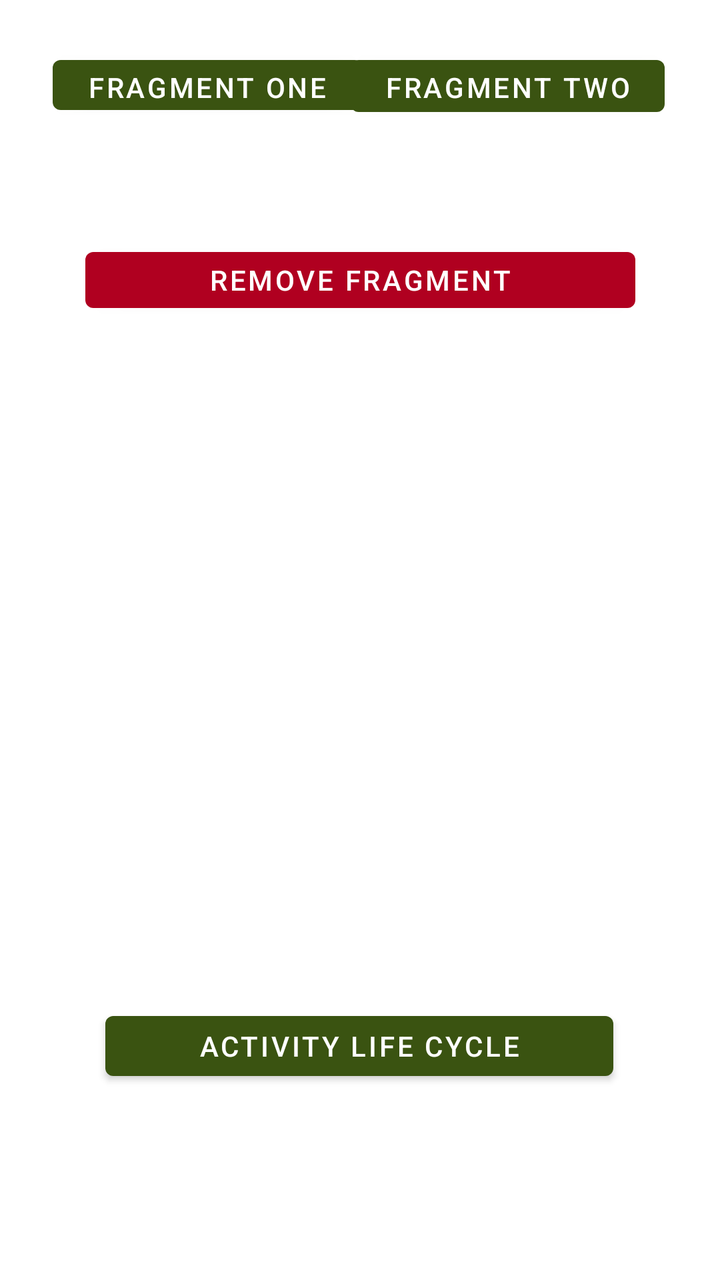
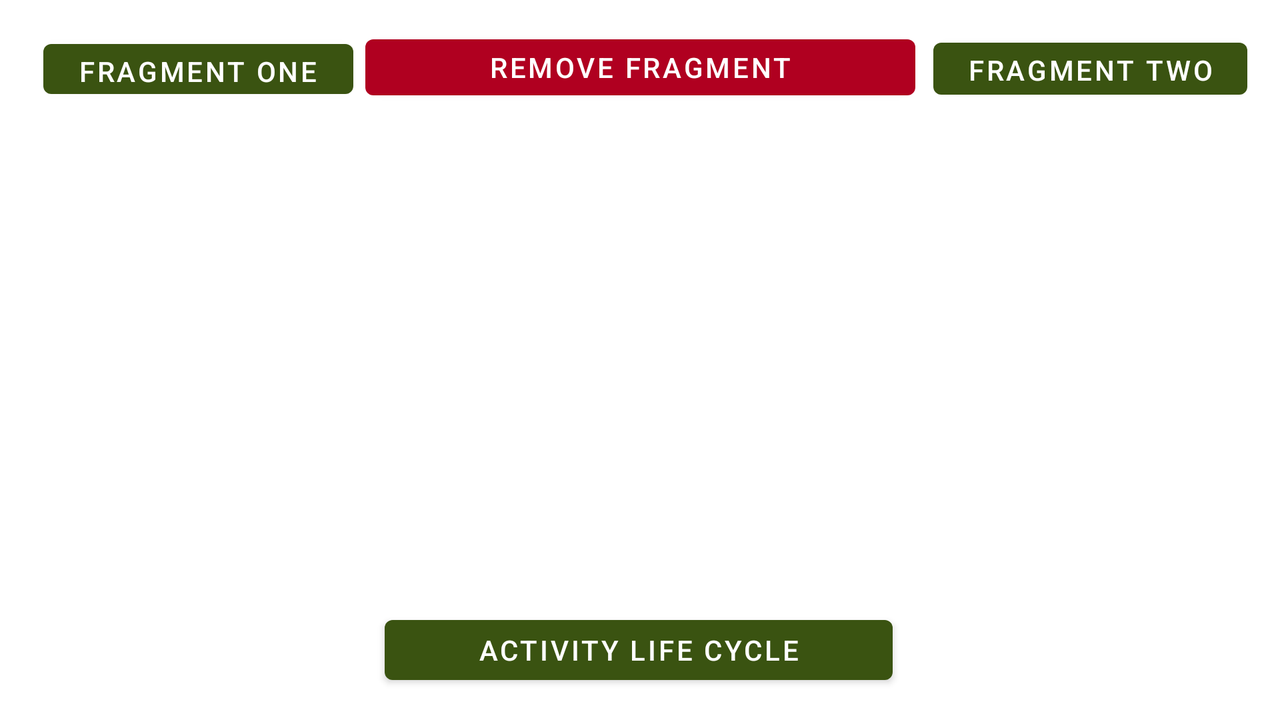

The same Android screen from two of the app's own layout files: first res/layout/ as a phone draws it, then the repository's variant for another configuration, drawn on a device whose configuration selects that folder. Both files follow.
<!-- AndroidManifest.xml: application theme Theme.ActivityLifeCycleAndFragments -->
<!-- res/layout/activity_fragment.xml -->
<?xml version="1.0" encoding="utf-8"?>
<androidx.constraintlayout.widget.ConstraintLayout xmlns:android="http://schemas.android.com/apk/res/android"
    xmlns:app="http://schemas.android.com/apk/res-auto"
    xmlns:tools="http://schemas.android.com/tools"
    android:layout_width="match_parent"
    android:layout_height="match_parent"
    android:background="@color/white"
    tools:context=".FragmentActivity">

    

    <Button
        android:id="@+id/fragmentOneButton"
        android:layout_width="155dp"
        android:layout_height="37dp"
        android:layout_marginTop="24dp"
        android:text="@string/fragment1"
        app:backgroundTint="@color/green_light"
        app:layout_constraintEnd_toEndOf="parent"
        app:layout_constraintHorizontal_bias="0.129"
        app:layout_constraintStart_toStartOf="parent"
        app:layout_constraintTop_toTopOf="parent" />

    <Button
        android:id="@+id/fragmentTwoButton"
        android:layout_width="157dp"
        android:layout_height="38dp"
        android:layout_marginTop="24dp"
        android:text="@string/fragment2"
        app:backgroundTint="@color/green_light"
        app:layout_constraintEnd_toEndOf="parent"
        app:layout_constraintHorizontal_bias="0.863"
        app:layout_constraintStart_toStartOf="parent"
        app:layout_constraintTop_toTopOf="parent" />

    <androidx.fragment.app.FragmentContainerView
        android:id="@+id/flmainFragment"
        android:layout_width="289dp"
        android:layout_height="340dp"
        app:layout_constraintBottom_toBottomOf="parent"
        app:layout_constraintEnd_toEndOf="parent"
        app:layout_constraintStart_toStartOf="parent"
        app:layout_constraintTop_toTopOf="parent"
        app:layout_constraintVertical_bias="0.498" />

    <Button
        android:id="@+id/backButton"
        android:layout_width="275dp"
        android:layout_height="40dp"
        android:layout_marginTop="120dp"
        android:onClick="back"
        android:text="@string/backButton"
        app:backgroundTint="@color/design_default_color_error"
        app:layout_constraintEnd_toEndOf="parent"
        app:layout_constraintStart_toStartOf="parent"
        app:layout_constraintTop_toTopOf="parent" />

    <Button
        android:id="@+id/homeButton"
        android:layout_width="254dp"
        android:layout_height="42dp"
        android:layout_marginBottom="96dp"
        android:onClick="home"
        android:text="@string/activityLifeCycle"
        app:backgroundTint="@color/green_light"
        app:layout_constraintBottom_toBottomOf="parent"
        app:layout_constraintEnd_toEndOf="parent"
        app:layout_constraintHorizontal_bias="0.496"
        app:layout_constraintStart_toStartOf="parent" />

</androidx.constraintlayout.widget.ConstraintLayout>
<!-- resources referenced by this layout -->
<resources>
  <color name="green_light">#3A5311</color>
  <color name="white">#FFFFFFFF</color>
  <string name="activityLifeCycle">Activity Life Cycle</string>
  <string name="backButton">Remove Fragment</string>
  <string name="fragment1">Fragment One</string>
  <string name="fragment2">Fragment Two</string>
  <style name="Theme.ActivityLifeCycleAndFragments" parent="Theme.MaterialComponents.DayNight.DarkActionBar">
          
          <item name="colorPrimary">@color/purple_500</item>
          <item name="colorPrimaryVariant">@color/purple_700</item>
          <item name="colorOnPrimary">@color/white</item>
          
          <item name="colorSecondary">@color/teal_200</item>
          <item name="colorSecondaryVariant">@color/teal_700</item>
          <item name="colorOnSecondary">@color/black</item>
          
          <item name="android:statusBarColor" tools:targetApi="l">?attr/colorPrimaryVariant</item>
          
      </style>
  <color name="purple_500">#FF6200EE</color>
  <color name="purple_700">#FF3700B3</color>
  <color name="teal_200">#FF03DAC5</color>
  <color name="teal_700">#FF018786</color>
  <color name="black">#FF000000</color>
</resources>
<!-- res/layout-land/activity_fragment.xml (the repository's variant of the layout above) -->
<!-- drawn on the phone turned sideways -->
<?xml version="1.0" encoding="utf-8"?>
<androidx.constraintlayout.widget.ConstraintLayout xmlns:android="http://schemas.android.com/apk/res/android"
    xmlns:app="http://schemas.android.com/apk/res-auto"
    xmlns:tools="http://schemas.android.com/tools"
    android:layout_width="match_parent"
    android:layout_height="match_parent"
    android:background="@color/white"
    tools:context=".FragmentActivity">

    

    <Button
        android:id="@+id/fragmentOneButton"
        android:layout_width="155dp"
        android:layout_height="37dp"
        android:text="@string/fragment1"
        app:backgroundTint="@color/green_light"
        app:layout_constraintBottom_toBottomOf="parent"
        app:layout_constraintEnd_toEndOf="parent"
        app:layout_constraintHorizontal_bias="0.045"
        app:layout_constraintStart_toStartOf="parent"
        app:layout_constraintTop_toTopOf="parent"
        app:layout_constraintVertical_bias="0.05" />

    <Button
        android:id="@+id/fragmentTwoButton"
        android:layout_width="157dp"
        android:layout_height="38dp"
        android:text="@string/fragment2"
        app:backgroundTint="@color/green_light"
        app:layout_constraintBottom_toBottomOf="parent"
        app:layout_constraintEnd_toEndOf="parent"
        app:layout_constraintHorizontal_bias="0.966"
        app:layout_constraintStart_toStartOf="parent"
        app:layout_constraintTop_toTopOf="parent"
        app:layout_constraintVertical_bias="0.048" />

    <androidx.fragment.app.FragmentContainerView
        android:id="@+id/flmainFragment"
        android:layout_width="374dp"
        android:layout_height="217dp"
        app:layout_constraintBottom_toBottomOf="parent"
        app:layout_constraintEnd_toEndOf="parent"
        app:layout_constraintHorizontal_bias="0.506"
        app:layout_constraintStart_toStartOf="parent"
        app:layout_constraintTop_toTopOf="parent" />



    <Button
        android:id="@+id/backButton"
        android:layout_width="275dp"
        android:layout_height="40dp"
        android:onClick="back"
        android:text="@string/backButton"
        app:backgroundTint="@color/design_default_color_error"
        app:layout_constraintBottom_toBottomOf="parent"
        app:layout_constraintEnd_toEndOf="parent"
        app:layout_constraintStart_toStartOf="parent"
        app:layout_constraintTop_toTopOf="parent"
        app:layout_constraintVertical_bias="0.043" />

    <Button
        android:id="@+id/homeButton"
        android:layout_width="254dp"
        android:layout_height="42dp"
        android:onClick="home"
        android:text="@string/activityLifeCycle"
        app:backgroundTint="@color/green_light"
        app:layout_constraintBottom_toBottomOf="parent"
        app:layout_constraintEnd_toEndOf="parent"
        app:layout_constraintHorizontal_bias="0.498"
        app:layout_constraintStart_toStartOf="parent"
        app:layout_constraintTop_toTopOf="parent"
        app:layout_constraintVertical_bias="0.956" />

</androidx.constraintlayout.widget.ConstraintLayout>
